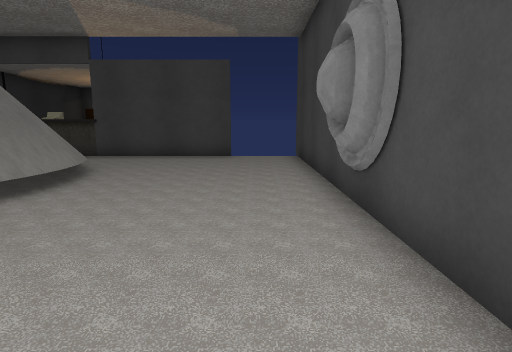
view 1 (above)

13 first-person views from a walk through a 3-D level made in the Unity game engine. The camera is 1.2 m above the floor, tilts 10° down and sees 80° across. The floor is counted in squares, 1 m on a side. Each view is taken from the middle of a square. On the plan, view 1 faces up. The plan holds only what a view shows up to about 13 squares ahead; the rest is blank. The place goes on beyond the plan. The player character is not drawn. Some surface patterns are stand-ins.

view 2
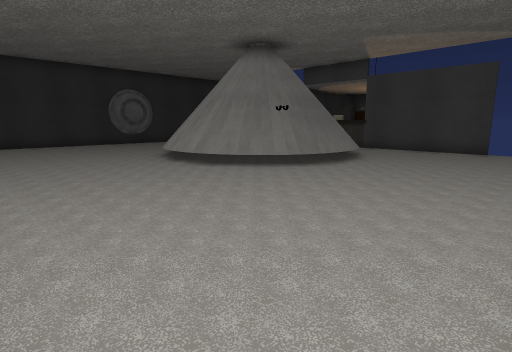

view 3
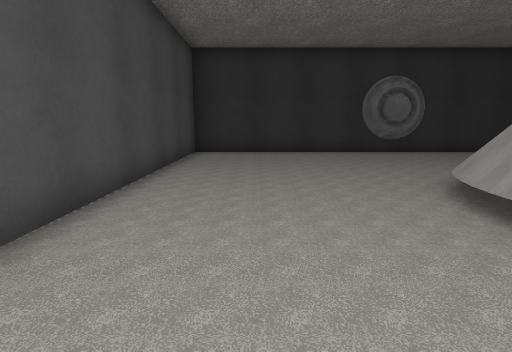

view 4
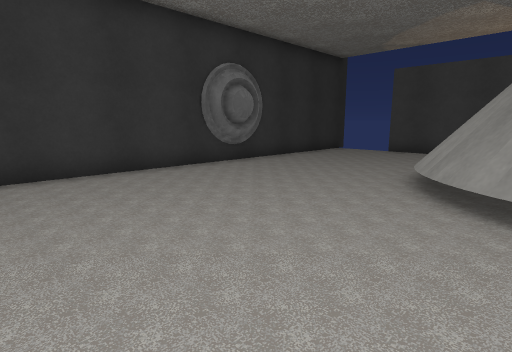

view 5
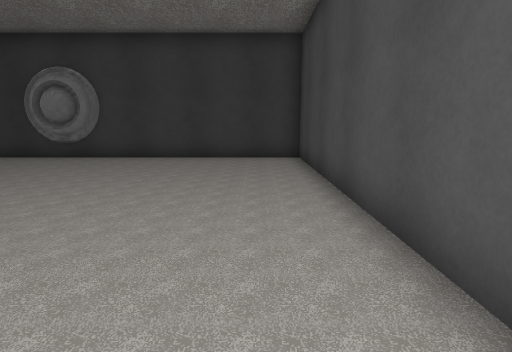

view 6
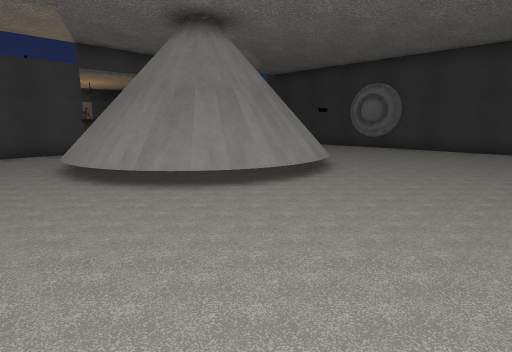

view 7
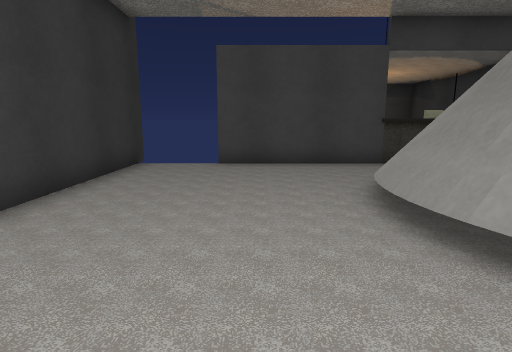

view 8
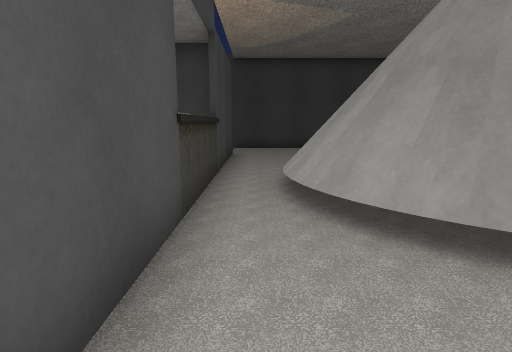

view 9
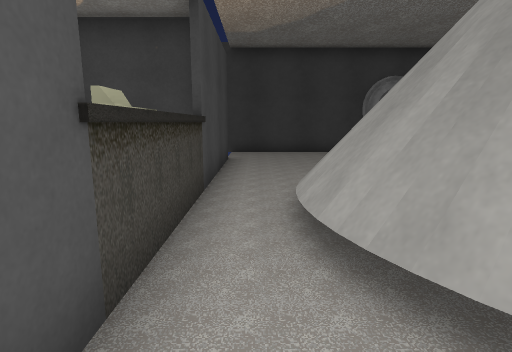

view 10
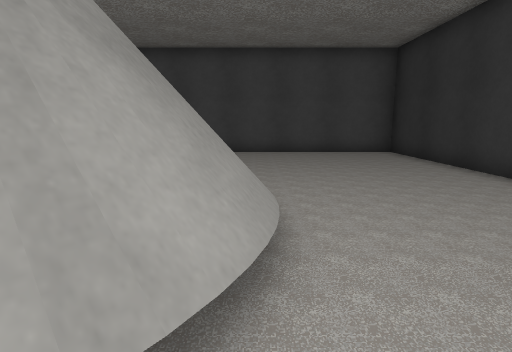

view 11
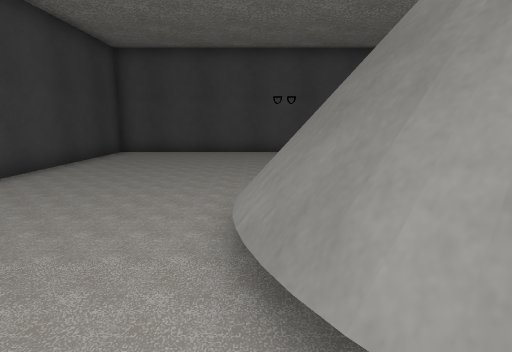

view 12
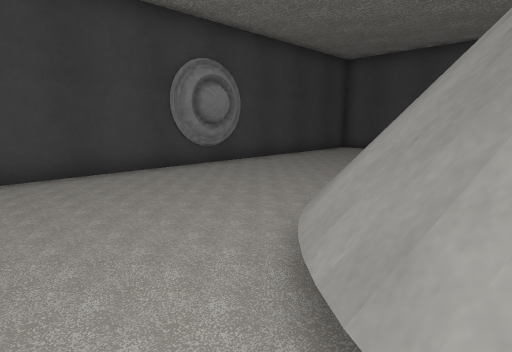

view 13
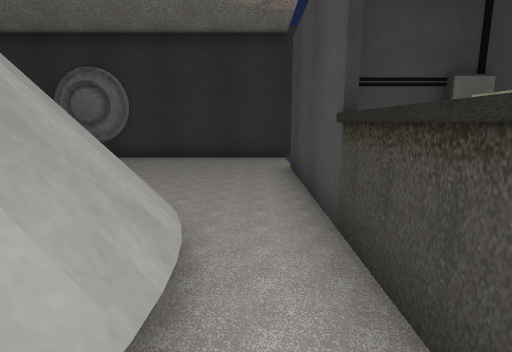

### Floor plan
Key: @ floor where view 1 was taken; # wall or solid block; x gap in a wall; . floor; = window, fence, low wall or low ledge.
Columns run from 17 left of view 1 to 2 right of it. Each row starts with its distance up from view 1.
 11 #  x############x  #
 10 #..................#
  9 #.......=##=.......#
  8 #......######......#
  7 #.....=##  ##=.....#
  6 #.....##    ##.....#
  5 ##....=#    #=....##
  4 ##....=######=....##
  3 #......=####=......#
  2 #........==........#
  1 #..................#
  0 #................@.#
 -1 #..................#
 -2 #..................#
 -3 #..................#
 -4 ####################

Where each view was taken, in squares from view 1:
view 1: 0 up, 0 right, facing up
view 2: 3 down, 1 right, facing up-left
view 3: 1 down, 4 left, facing left
view 4: 2 down, 9 left, facing up-left
view 5: 2 down, 9 left, facing right
view 6: 2 down, 13 left, facing up-right
view 7: 2 up, 13 left, facing up
view 8: 10 up, 13 left, facing right
view 9: 10 up, 11 left, facing right
view 10: 9 up, 11 left, facing down
view 11: 9 up, 4 left, facing down
view 12: 10 up, 6 left, facing down-right
view 13: 10 up, 6 left, facing left
